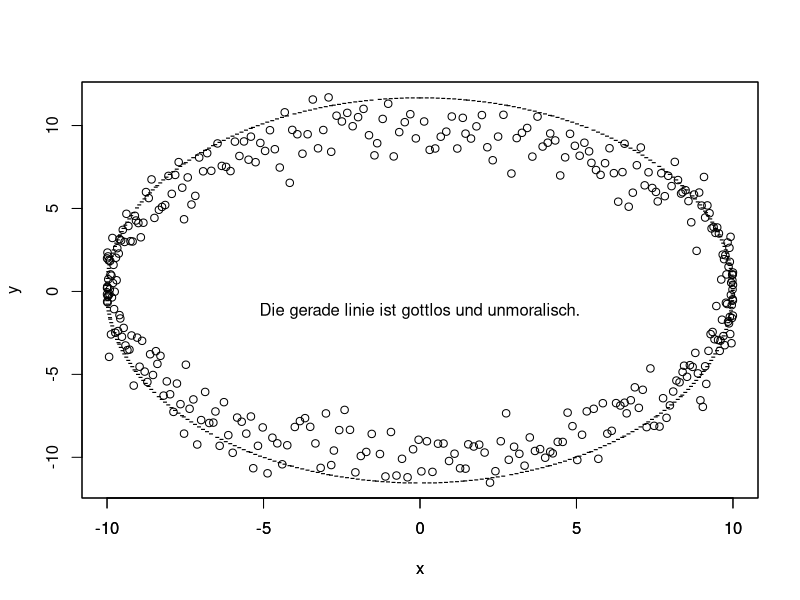

Write R code to recreate this figure.
# Not everything that looks non-linear is non-linear 
radius <- 10

theta<-c(0:365)

y <- radius * sin(theta) + rnorm(366,mean=0,sd=1)
x <- radius * cos(theta)

plot(x,y)

#OLS
#bestfit <- lm(y~sin(theta))
#yest <- bestfit$coefficients[1]+bestfit$coefficients[2]*sin(theta)
# beta0 <-bestfit$coefficients[1]
# beta <- bestfit$coefficients[2]

# Orthogonal regression
v <- prcomp(cbind(x,y))$rotation
beta <- v[2,1]/v[1,1]
beta0 <- mean(y) - beta*mean(x)

yest <- beta0 + beta * sin(theta)



par(new=T)
plot(x,yest,yaxt="n",ylab="",pch="-")
text(0,2," y=0.4712516 - 12.40906 X")
text(0,0,"Die gerade linie ist gottlos und unmoralisch.")
text(0,-2,"-Friedensreich Hundertwasser, 1958")

#summary(bestfit)
